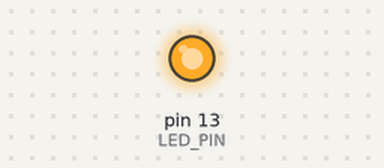
The sketch below on a simulated Arduino Uno, built with avr-gcc and run on an emulated ATmega328P. On the bench: output pins drawn as LEDs (lit = HIGH).

Above: at 1.0 s.
At 3.0 s:
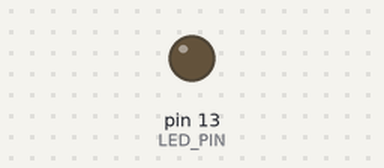
Timing chart, 0 to 5.2 s (numbered marks = the images above):
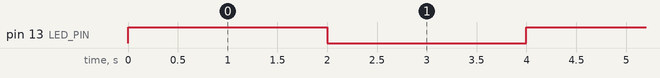

The sketch:

Part2.ino
```cpp
//Name : Prabhjot Singh
//Roll No. : 2210994884

// Define the LED pin number (digital pin 13)
const byte LED_PIN = 13;

// Define the meter pin number (analog input A4)
const byte METER_PIN = A4;

// Function prototype for startTimer()
void startTimer(double timerFrequency);

void setup()  // Arduino setup function
{
 // Set the LED pin as an output
 pinMode(LED_PIN, OUTPUT);

 // Set the meter pin as an input
 pinMode(METER_PIN, INPUT);

 // Initialize serial communication with a baud rate of 9600
 Serial.begin(9600);

 // Define the desired frequency for the timer (0.5 Hz)
 double desiredFrequency = 0.5;

 // Call the startTimer() function with the desired frequency
 startTimer(desiredFrequency);
}

void loop()  // Arduino loop function
{
 // Main program loop
}

void startTimer(double timerFrequency)  // Function to start the timer with a given frequency
{
 // Disable all interrupts
 cli();

 // Calculate the required OCR1A value based on the desired frequency
 unsigned long ocrValue = (F_CPU / 1024 / timerFrequency) - 1;

 // Ensure the calculated OCR1A value is within range
 if (ocrValue < 65536)
 {
   // Set CTC mode (Clear Timer on Compare Match)
   TCCR1A = 0;
   TCCR1B = 0;
   TCNT1 = 0;  // Initialize counter value to 0

   // Set compare match register for desired frequency
   OCR1A = ocrValue;

   // Enable compare match interrupt
   TIMSK1 |= (1 << OCIE1A);

   // Set prescaler 1024 and start the timer
   TCCR1B |= (1 << WGM12) | (1 << CS12) | (1 << CS10);
 }
 else
 {
   // The desired frequency is out of range for Timer1
   Serial.println("Desired frequency is out of range for Timer1");
 }

 // Enable all interrupts
 sei();
}

// Interrupt Service Routine (ISR) for TIMER1_COMPA_vect
ISR(TIMER1_COMPA_vect)
{
 // Toggle the LED state
 digitalWrite(LED_PIN, !digitalRead(LED_PIN));
}
```

Measured:
- by itself, pin 13 (LED_PIN): alternates HIGH for 2.0 s and LOW for 2.0 s
